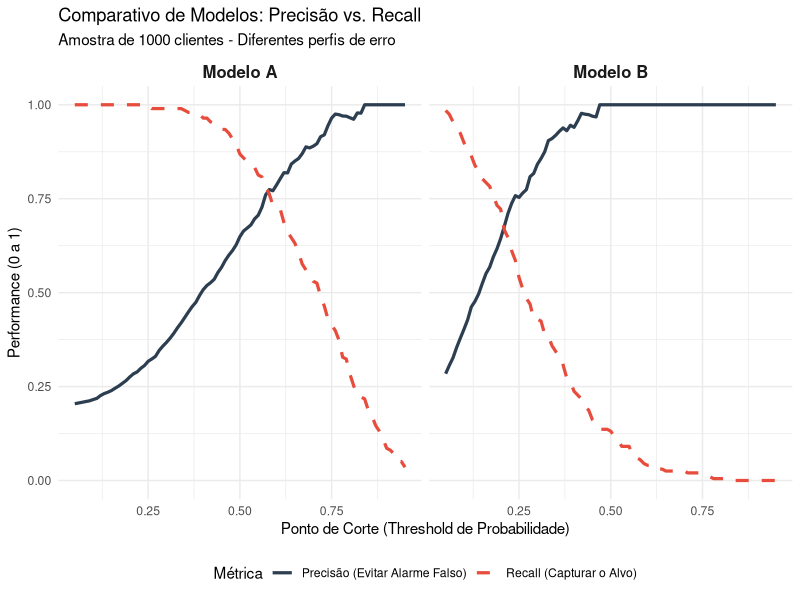
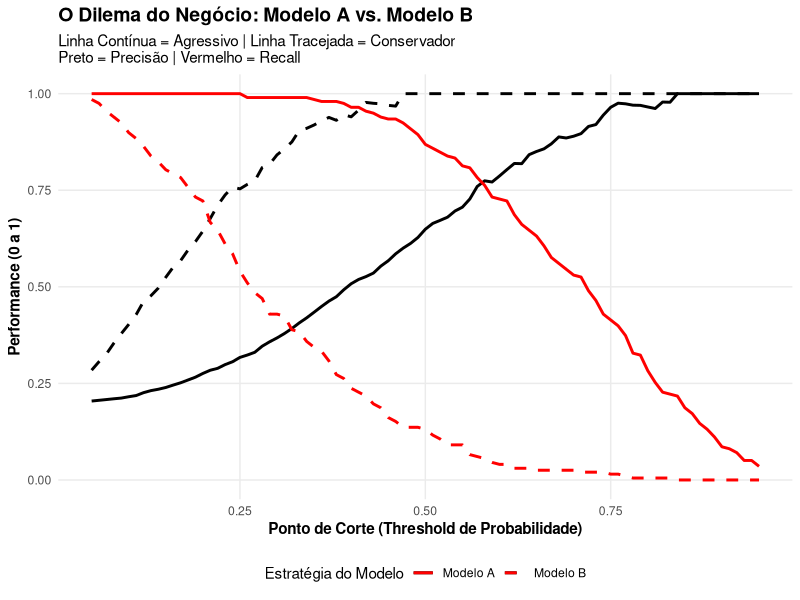

The R script that drew these images, in order:
## ---- chunk 1
#| label: geracao-dados
#| warning: false
#| message: false
#| echo: false

# 1. Carregar bibliotecas
library(dplyr)
library(ggplot2)
library(tidyr)
library(kableExtra)

set.seed(123) # Para garantir que você tenha o mesmo resultado na aula

# 2. Criando 1000 observações
n <- 1000
prevalencia <- 0.2 # 20% de casos positivos (ex: 20% de churn ou fraude)

aula_data <- data.frame(
  id = 1:n,
  real = rbinom(n, 1, prevalencia)
)

# 3. Gerando probabilidades preditas (Simulando a "inteligência" do modelo)
# Modelo A (Agressivo): Bom Recall, mas gera muitos Falsos Positivos
# Modelo B (Conservador): Alta Precisão, mas "perde" muitos casos reais (Falsos Negativos)

aula_data <- aula_data %>%
  mutate(
    # Modelo A: Dá notas altas para positivos, mas "suja" os negativos com notas médias
    prob_mod_A = ifelse(real == 1, 
                        rbeta(n(), 5, 2),  # Concentra perto de 0.7 - 0.9
                        rbeta(n(), 2, 5)), # Concentra perto de 0.2 - 0.4
    
    # Modelo B: Só dá nota alta quando tem muita certeza, mas é muito rigoroso
    prob_mod_B = ifelse(real == 1, 
                        rbeta(n(), 2, 5),  # Mais espalhado, difícil de cravar
                        rbeta(n(), 1, 10)) # Quase zerado para negativos
  )

aula_data |> 
  kable("html") |> 
  kable_styling(bootstrap_options = c("striped", "hover", "condensed"),
                full_width = F,
                position = "center") |>
  scroll_box(height = "300px", width = "100%")
## ---- chunk 2
# 4. Função para calcular métricas em massa (Vários Thresholds)
calcular_curva <- function(probs, real, nome_modelo) {
  thresholds <- seq(0.05, 0.95, by = 0.01)
  
  map_df(thresholds, function(t) {
    preds <- ifelse(probs >= t, 1, 0)
    tp <- sum(preds == 1 & real == 1)
    fp <- sum(preds == 1 & real == 0)
    fn <- sum(preds == 0 & real == 1)
    
    precisao <- ifelse((tp + fp) == 0, 1, tp / (tp + fp))
    recall <- tp / (tp + fn)
    
    data.frame(Modelo = nome_modelo, Threshold = t, Precisao = precisao, Recall = recall)
  })
}

# 5. Gerando os dados para o gráfico
library(purrr) # para o map_df
tradeoff_A <- calcular_curva(aula_data$prob_mod_A, aula_data$real, "Modelo A")
tradeoff_B <- calcular_curva(aula_data$prob_mod_B, aula_data$real, "Modelo B")

df_plot <- bind_rows(tradeoff_A, tradeoff_B)
## ---- chunk 3
df_plot |> 
  # pivot_longer(Precisao:Recall, names_to = "Metrica", values_to = "Valor") |> 
  pivot_wider(names_from = Modelo, values_from = Precisao:Recall, names_sep = " ") |> 
  knitr::kable()
## ---- chunk 4
#| label: grafico-tradeoff
#| fig-cap: ""
#| echo: false

ggplot(df_plot, aes(x = Threshold)) +
  geom_line(aes(y = Precisao, color = "Precisão (Evitar Alarme Falso)"), size = 1.1) +
  geom_line(aes(y = Recall, color = "Recall (Capturar o Alvo)"), size = 1.1, linetype = "dashed") +
  facet_grid(~Modelo) +
  scale_color_manual(values = c("#2c3e50", "#e74c3c")) +
  labs(
    title = "Comparativo de Modelos: Precisão vs. Recall",
    subtitle = "Amostra de 1000 clientes - Diferentes perfis de erro",
    x = "Ponto de Corte (Threshold de Probabilidade)",
    y = "Performance (0 a 1)",
    color = "Métrica"
  ) +
  theme_minimal() +
  theme(legend.position = "bottom", strip.text = element_text(face="bold", size=12))
## ---- chunk 5
#| label: grafico-tradeoff2
#| fig-cap: "Comparativo de Performance: Preto (Precisão) vs Vermelho (Recall)"
#| echo: false

# O dataframe que você gerou se chama 'df_plot', vamos usá-lo diretamente
ggplot(df_plot, aes(x = Threshold)) +
  # Linhas de Precisão (Preto)
  geom_line(aes(y = Precisao, linetype = Modelo), color = "black", size = 1) +
  # Linhas de Recall (Vermelho)
  geom_line(aes(y = Recall, linetype = Modelo), color = "red", size = 1) +
  # Ajuste manual para os nomes que você criou no Passo 5
  scale_linetype_manual(values = c("Modelo A" = "solid", 
                                   "Modelo B" = "dashed")) +
  labs(
    title = "O Dilema do Negócio: Modelo A vs. Modelo B",
    subtitle = "Linha Contínua = Agressivo | Linha Tracejada = Conservador\nPreto = Precisão | Vermelho = Recall",
    x = "Ponto de Corte (Threshold de Probabilidade)",
    y = "Performance (0 a 1)",
    linetype = "Estratégia do Modelo"
  ) +
  theme_minimal() +
  theme(
    legend.position = "bottom",
    panel.grid.minor = element_blank(),
    plot.title = element_text(face = "bold", size = 14),
    axis.title = element_text(face = "bold")
  )
